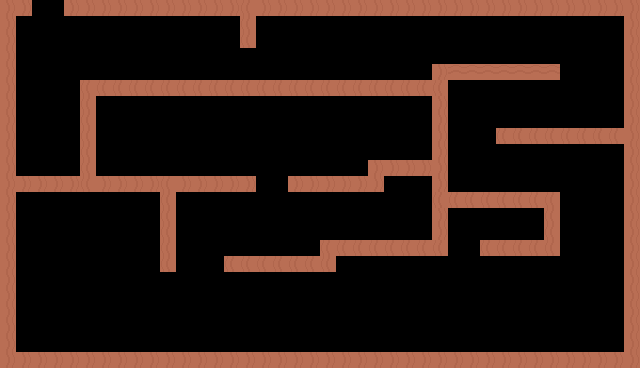

This game map was drawn from its Tiled (.tmx) file and the tilesets committed beside it. A one-line description and the full map source follow:
An orthogonal 40x23 tile map with 16x16 px tiles, 1 tile layer (Tile Layer 1) and 27 objects (16x ColllisionRecs, 4x Diamond, 3x Fruit, 2x Shrinker, Player, ...).

<map version="1.10" tiledversion="1.10.2" orientation="orthogonal" renderorder="right-down" width="40" height="23" tilewidth="16" tileheight="16" infinite="0" nextlayerid="4" nextobjectid="47">
 <tileset firstgid="1" source="maize.tsx" />
 <layer id="1" name="Tile Layer 1" width="40" height="23">
  <data encoding="csv">
2684354590,2684354590,0,0,2684354590,2684354590,2684354590,2684354590,2684354590,2684354590,2684354590,2684354590,2684354590,2684354590,2684354590,1610612766,2684354590,2684354590,2684354590,2684354590,2684354590,2684354590,2684354590,2684354590,2684354590,2684354590,2684354590,2684354590,2684354590,2684354590,2684354590,2684354590,2684354590,2684354590,2684354590,2684354590,2684354590,2684354590,2684354590,2684354590,
2684354590,0,0,0,0,0,0,0,0,0,0,0,0,0,0,1610612766,0,0,0,0,0,0,0,0,0,0,0,0,0,0,0,0,0,0,0,0,0,0,0,2684354590,
2684354590,0,0,0,0,0,0,0,0,0,0,0,0,0,0,1610612766,0,0,0,0,0,0,0,0,0,0,0,0,0,0,0,0,0,0,0,0,0,0,0,2684354590,
2684354590,0,0,0,0,0,0,0,0,0,0,0,0,0,0,0,0,0,0,0,0,0,0,0,0,0,0,0,0,0,0,0,0,0,0,0,0,0,0,2684354590,
2684354590,0,0,0,0,0,0,0,0,0,0,0,0,0,0,0,0,0,0,0,0,0,0,0,0,0,0,2684354590,30,30,30,30,30,30,30,0,0,0,0,2684354590,
2684354590,0,0,0,0,1610612766,1610612766,1610612766,1610612766,1610612766,1610612766,1610612766,1610612766,1610612766,1610612766,1610612766,1610612766,1610612766,1610612766,1610612766,1610612766,1610612766,1610612766,1610612766,1610612766,1610612766,1610612766,1610612766,0,0,0,0,0,0,0,0,0,0,0,2684354590,
2684354590,0,0,0,0,1610612766,0,0,0,0,0,0,0,0,0,0,0,0,0,0,0,0,0,0,0,0,0,2684354590,0,0,0,0,0,0,0,0,0,0,0,2684354590,
2684354590,0,0,0,0,1610612766,0,0,0,0,0,0,0,0,0,0,0,0,0,0,0,0,0,0,0,0,0,2684354590,0,0,0,0,0,0,0,0,0,0,0,2684354590,
2684354590,0,0,0,0,1610612766,0,0,0,0,0,0,0,0,0,0,0,0,0,0,0,0,0,0,0,0,0,2684354590,0,0,0,1610612766,1610612766,1610612766,1610612766,1610612766,1610612766,1610612766,1610612766,2684354590,
2684354590,0,0,0,0,1610612766,0,0,0,0,0,0,0,0,0,0,0,0,0,0,0,0,0,0,0,0,0,2684354590,0,0,0,0,0,0,0,0,0,0,0,2684354590,
2684354590,0,0,0,0,1610612766,0,0,0,0,0,0,0,0,0,0,0,0,0,0,0,0,0,2684354590,2684354590,2684354590,2684354590,2684354590,0,0,0,0,0,0,0,0,0,0,0,2684354590,
2684354590,2684354590,2684354590,2684354590,2684354590,1610612766,2684354590,2684354590,2684354590,2684354590,1610612766,2684354590,2684354590,2684354590,2684354590,2684354590,0,0,2684354590,2684354590,2684354590,2684354590,2684354590,2684354590,0,0,0,2684354590,0,0,0,0,0,0,0,0,0,0,0,2684354590,
2684354590,0,0,0,0,0,0,0,0,0,1610612766,0,0,0,0,0,0,0,0,0,0,0,0,0,0,0,0,1610612766,1610612766,1610612766,1610612766,1610612766,1610612766,1610612766,1610612766,0,0,0,0,2684354590,
2684354590,0,0,0,0,0,0,0,0,0,1610612766,0,0,0,0,0,0,0,0,0,0,0,0,0,0,0,0,2684354590,0,0,0,0,0,0,1610612766,0,0,0,0,2684354590,
2684354590,0,0,0,0,0,0,0,0,0,1610612766,0,0,0,0,0,0,0,0,0,0,0,0,0,0,0,0,2684354590,0,0,0,0,0,0,1610612766,0,0,0,0,2684354590,
2684354590,0,0,0,0,0,0,0,0,0,1610612766,0,0,0,0,0,0,0,0,0,1610612766,1610612766,1610612766,1610612766,1610612766,1610612766,1610612766,1610612766,0,0,1610612766,1610612766,1610612766,1610612766,1610612766,0,0,0,0,2684354590,
2684354590,0,0,0,0,0,0,0,0,0,1610612766,0,0,0,1610612766,1610612766,1610612766,1610612766,1610612766,1610612766,1610612766,0,0,0,0,0,0,0,0,0,0,0,0,0,0,0,0,0,0,2684354590,
2684354590,0,0,0,0,0,0,0,0,0,0,0,0,0,0,0,0,0,0,0,0,0,0,0,0,0,0,0,0,0,0,0,0,0,0,0,0,0,0,2684354590,
2684354590,0,0,0,0,0,0,0,0,0,0,0,0,0,0,0,0,0,0,0,0,0,0,0,0,0,0,0,0,0,0,0,0,0,0,0,0,0,0,2684354590,
2684354590,0,0,0,0,0,0,0,0,0,0,0,0,0,0,0,0,0,0,0,0,0,0,0,0,0,0,0,0,0,0,0,0,0,0,0,0,0,0,2684354590,
2684354590,0,0,0,0,0,0,0,0,0,0,0,0,0,0,0,0,0,0,0,0,0,0,0,0,0,0,0,0,0,0,0,0,0,0,0,0,0,0,2684354590,
2684354590,0,0,0,0,0,0,0,0,0,0,0,0,0,0,0,0,0,0,0,0,0,0,0,0,0,0,0,0,0,0,0,0,0,0,0,0,0,0,2684354590,
2684354590,2684354590,2684354590,2684354590,2684354590,2684354590,2684354590,2684354590,2684354590,2684354590,2684354590,2684354590,2684354590,2684354590,2684354590,2684354590,2684354590,2684354590,2684354590,2684354590,2684354590,2684354590,2684354590,2684354590,2684354590,2684354590,2684354590,2684354590,2684354590,2684354590,2684354590,2684354590,2684354590,2684354590,2684354590,2684354590,2684354590,2684354590,2684354590,2684354590
</data>
 </layer>
 <objectgroup id="2" name="Spawnpoints">
  <object id="1" name="Player" type="Player" x="73" y="257.333" width="16" height="16" />
  <object id="2" name="Orange" type="Fruit" x="108.169" y="316.09" width="16.6667" height="16" />
  <object id="3" name="Diamond" type="Diamond" x="560" y="160" width="16.6667" height="16" />
  <object id="4" name="Shrinker" type="Shrinker" x="133.784" y="128.709" width="15.1667" height="15.5" />
  <object id="5" name="Orange" type="Fruit" x="264.959" y="153.889" width="15" height="15" />
  <object id="6" name="Orange" type="Fruit" x="311.021" y="262.681" width="15" height="15" />
  <object id="19" name="Diamond" type="Diamond" x="418.927" y="318.941" width="16.6667" height="16" />
  <object id="20" name="Diamond" type="Diamond" x="558.821" y="108.904" width="16.6667" height="16" />
  <object id="21" name="Diamond" type="Diamond" x="56.3736" y="83.0472" width="16.6667" height="16" />
  <object id="31" name="trophy" type="trophy" x="39.1818" y="11.7255" width="23.1364" height="28.5909" />
  <object id="46" name="Shrinker" type="Shrinker" x="189.999" y="123.178" width="15.1667" height="15.5" />
 </objectgroup>
 <objectgroup id="3" name="Collisions">
  <object id="7" name="ColllisionRecs" type="ColllisionRecs" x="-2.25" y="4.625" width="621.333" height="5.33333" />
  <object id="8" name="ColllisionRecs" type="ColllisionRecs" x="2" y="352" width="624.333" height="5.33333" />
  <object id="13" name="ColllisionRecs" type="ColllisionRecs" x="17.3333" y="177" width="239" height="14.8333" />
  <object id="15" name="ColllisionRecs" type="ColllisionRecs" x="320.114" y="241.274" width="123.566" height="14.8333" />
  <object id="16" name="ColllisionRecs" type="ColllisionRecs" x="367.409" y="160.674" width="65" height="14.8333" />
  <object id="26" name="ColllisionRecs" type="ColllisionRecs" x="620.667" y="16" width="16" height="336" />
  <object id="27" name="ColllisionRecs" type="ColllisionRecs" x="1.33333" y="18.6667" width="16" height="336" />
  <object id="28" name="ColllisionRecs" type="ColllisionRecs" x="161.455" y="193.191" width="16" height="77.5209" />
  <object id="38" name="ColllisionRecs" type="ColllisionRecs" x="78.6774" y="80.6622" width="353.264" height="14.8333" />
  <object id="39" name="ColllisionRecs" type="ColllisionRecs" x="498.838" y="129.463" width="119.974" height="14.8333" />
  <object id="40" name="ColllisionRecs" type="ColllisionRecs" x="450.037" y="65.1889" width="108.071" height="14.8333" />
  <object id="41" name="ColllisionRecs" type="ColllisionRecs" x="450.037" y="191.951" width="108.071" height="14.8333" />
  <object id="42" name="ColllisionRecs" type="ColllisionRecs" x="433.585" y="64.4941" width="16" height="176.907" />
  <object id="43" name="ColllisionRecs" type="ColllisionRecs" x="288.152" y="175.883" width="95" height="14.8333" />
  <object id="44" name="ColllisionRecs" type="ColllisionRecs" x="482.759" y="240.751" width="75.3607" height="14.8333" />
  <object id="45" name="ColllisionRecs" type="ColllisionRecs" x="543.683" y="210.003" width="16" height="29.9107" />
 </objectgroup>
</map>
